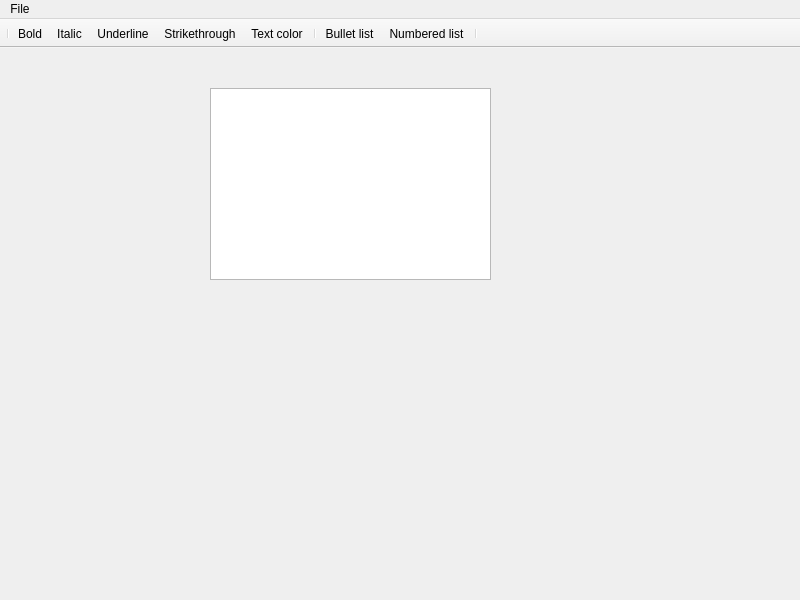
<?xml version="1.0" encoding="UTF-8"?>
<ui version="4.0">
 <class>MainWindow</class>
 <widget class="QMainWindow" name="MainWindow">
  <property name="geometry">
   <rect>
    <x>0</x>
    <y>0</y>
    <width>800</width>
    <height>600</height>
   </rect>
  </property>
  <property name="windowTitle">
   <string>Rich Text Editor</string>
  </property>
  <widget class="QWidget" name="centralwidget">
   <widget class="QTextEdit" name="textEdit">
    <property name="geometry">
     <rect>
      <x>210</x>
      <y>40</y>
      <width>281</width>
      <height>192</height>
     </rect>
    </property>
    <property name="minimumSize">
     <size>
      <width>256</width>
      <height>0</height>
     </size>
    </property>
   </widget>
  </widget>
  <widget class="QMenuBar" name="menubar">
   <property name="geometry">
    <rect>
     <x>0</x>
     <y>0</y>
     <width>800</width>
     <height>22</height>
    </rect>
   </property>
   <widget class="QMenu" name="menuFile">
    <property name="title">
     <string>File</string>
    </property>
    <addaction name="actionOpen"/>
    <addaction name="actionSave"/>
   </widget>
   <addaction name="menuFile"/>
  </widget>
  <widget class="QToolBar" name="toolBar">
   <property name="windowTitle">
    <string>toolBar</string>
   </property>
   <property name="movable">
    <bool>false</bool>
   </property>
   <property name="iconSize">
    <size>
     <width>32</width>
     <height>32</height>
    </size>
   </property>
   <attribute name="toolBarArea">
    <enum>TopToolBarArea</enum>
   </attribute>
   <attribute name="toolBarBreak">
    <bool>false</bool>
   </attribute>
   <addaction name="separator"/>
   <addaction name="actionBold"/>
   <addaction name="actionItalic"/>
   <addaction name="actionUnderline"/>
   <addaction name="actionStrikethrough"/>
   <addaction name="actionText_color"/>
   <addaction name="separator"/>
   <addaction name="actionBullet_list"/>
   <addaction name="actionNumbered_list"/>
   <addaction name="separator"/>
  </widget>
  <action name="actionOpen">
   <property name="text">
    <string>Open</string>
   </property>
  </action>
  <action name="actionSave">
   <property name="text">
    <string>Save</string>
   </property>
  </action>
  <action name="actionBold">
   <property name="checkable">
    <bool>true</bool>
   </property>
   <property name="icon">
    <iconset resource="../../images/resource.qrc">
     <normaloff>:/format/format_bold.png</normaloff>:/format/format_bold.png</iconset>
   </property>
   <property name="text">
    <string>Bold</string>
   </property>
   <property name="menuRole">
    <enum>QAction::MenuRole::NoRole</enum>
   </property>
  </action>
  <action name="actionItalic">
   <property name="checkable">
    <bool>true</bool>
   </property>
   <property name="icon">
    <iconset resource="../../images/resource.qrc">
     <normaloff>:/format/format_italic.png</normaloff>:/format/format_italic.png</iconset>
   </property>
   <property name="text">
    <string>Italic</string>
   </property>
   <property name="menuRole">
    <enum>QAction::MenuRole::NoRole</enum>
   </property>
  </action>
  <action name="actionUnderline">
   <property name="checkable">
    <bool>true</bool>
   </property>
   <property name="icon">
    <iconset resource="../../images/resource.qrc">
     <normaloff>:/format/format_underlined.png</normaloff>:/format/format_underlined.png</iconset>
   </property>
   <property name="text">
    <string>Underline</string>
   </property>
   <property name="menuRole">
    <enum>QAction::MenuRole::NoRole</enum>
   </property>
  </action>
  <action name="actionStrikethrough">
   <property name="checkable">
    <bool>true</bool>
   </property>
   <property name="icon">
    <iconset resource="../../images/resource.qrc">
     <normaloff>:/format/format_strikethrough.png</normaloff>:/format/format_strikethrough.png</iconset>
   </property>
   <property name="text">
    <string>Strikethrough</string>
   </property>
   <property name="menuRole">
    <enum>QAction::MenuRole::NoRole</enum>
   </property>
  </action>
  <action name="actionBullet_list">
   <property name="checkable">
    <bool>true</bool>
   </property>
   <property name="icon">
    <iconset resource="../../images/resource.qrc">
     <normaloff>:/format/format_list_bulleted.png</normaloff>:/format/format_list_bulleted.png</iconset>
   </property>
   <property name="text">
    <string>Bullet list</string>
   </property>
   <property name="menuRole">
    <enum>QAction::MenuRole::NoRole</enum>
   </property>
  </action>
  <action name="actionNumbered_list">
   <property name="checkable">
    <bool>true</bool>
   </property>
   <property name="icon">
    <iconset resource="../../images/resource.qrc">
     <normaloff>:/format/format_list_numbered.png</normaloff>:/format/format_list_numbered.png</iconset>
   </property>
   <property name="text">
    <string>Numbered list</string>
   </property>
   <property name="menuRole">
    <enum>QAction::MenuRole::NoRole</enum>
   </property>
  </action>
  <action name="actionText_color">
   <property name="checkable">
    <bool>true</bool>
   </property>
   <property name="icon">
    <iconset resource="../../images/resource.qrc">
     <normaloff>:/format/format_color_text.png</normaloff>:/format/format_color_text.png</iconset>
   </property>
   <property name="text">
    <string>Text color</string>
   </property>
   <property name="menuRole">
    <enum>QAction::MenuRole::NoRole</enum>
   </property>
  </action>
 </widget>
 <resources>
  <include location="../../images/resource.qrc"/>
 </resources>
 <connections/>
</ui>
